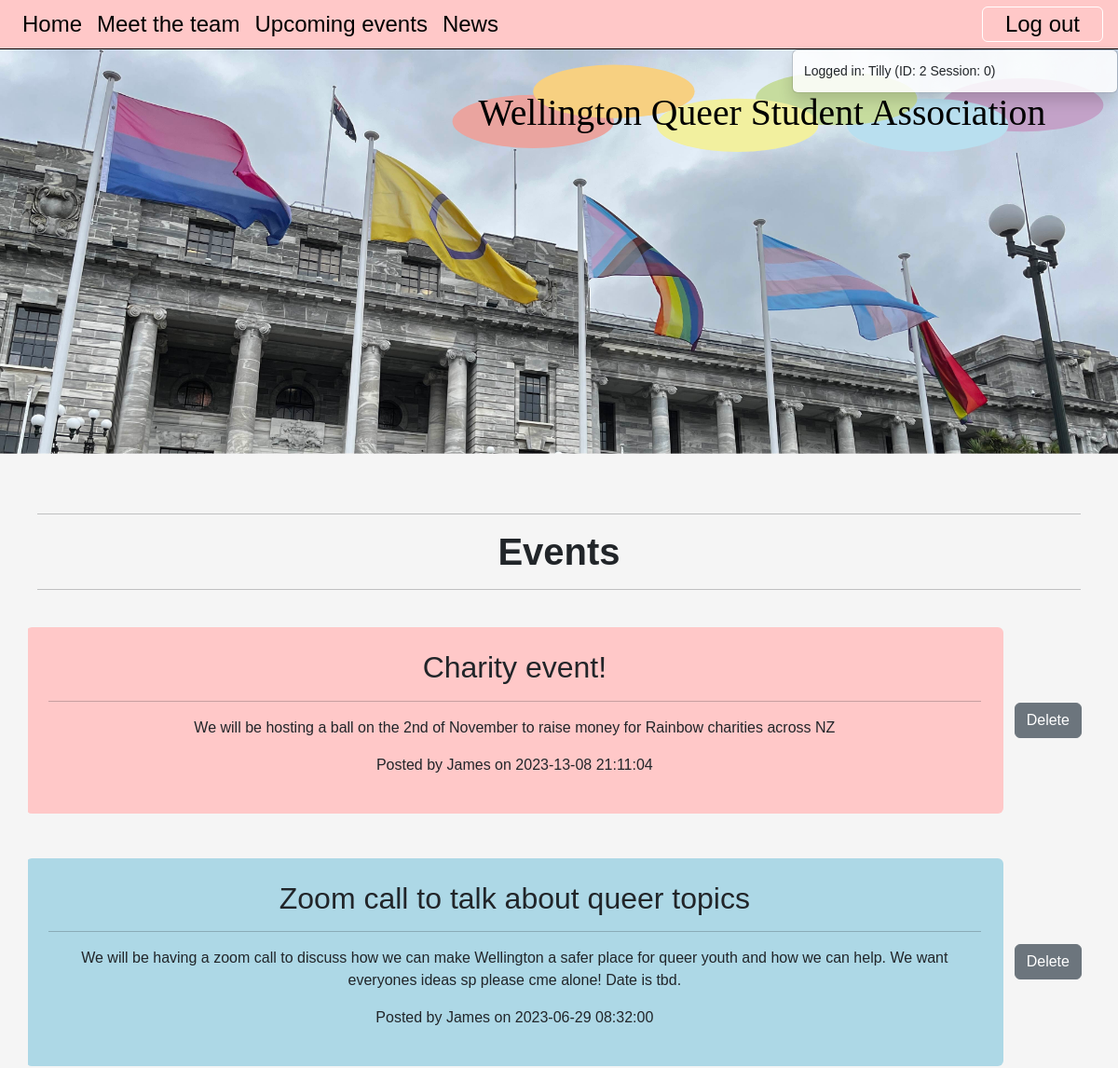
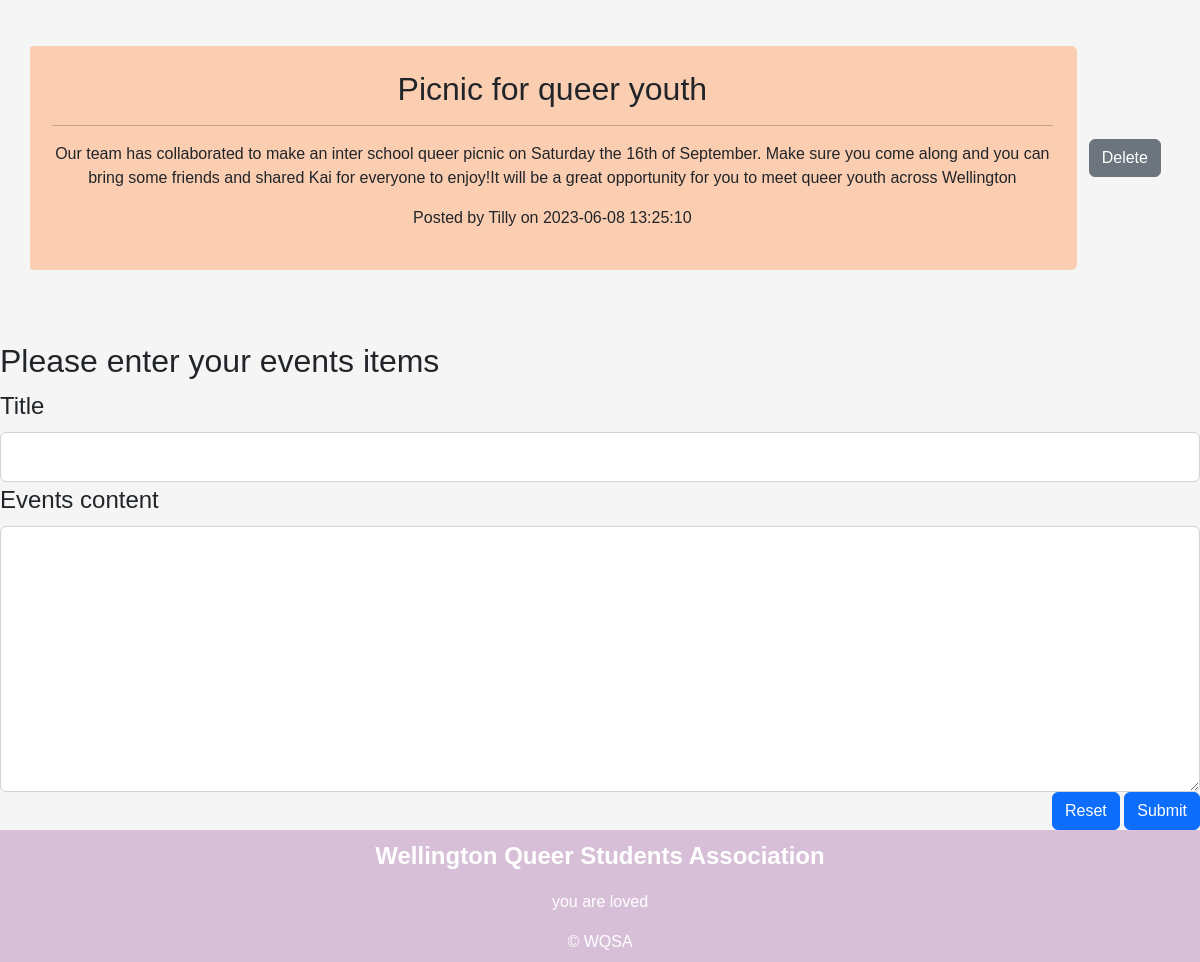
Page /upcoming_events (signed in) on the committed database (2 pictures, top to bottom).
### tables this page shows
CREATE TABLE member(
    member_id integer primary key autoincrement not null,
    name text not null,
    email text not null unique,
    password text not null,
    authorisation integer not null
);

CREATE TABLE events(
    events_id integer primary key autoincrement not null,
    events_title text not null unique,
    events_content text not null unique,
    events_date date not null,
    member_id integer not null,
    foreign key(member_id) references member(member_id)
);

### server.py (the view, shortened to what this page needs)
@app.route("/upcoming_events", methods=['GET', 'POST'])
def upcoming_events():
    data = request.args
    if request.method == "GET":
        if 'task' in data and data['task'] == 'delete':
            sql = "delete from events where events_id =?"
            values_tuple = (data['id'],)
            result = run_commit_query(sql, values_tuple, db_path)
            if not result:
                return render_template('error.html', error='Failed to delete events_id')
    sql = """select events.events_id, events.events_title, events.events_content, events.events_date, member.name
      from events
      join member on events.member_id = member.member_id
      order by events.events_date desc;
      """
    events = run_search_query_tuples(sql, (), db_path, True)
    return render_template("events.html", events=events)

### db_functions.py (called while the page is built)
def run_search_query_tuples(sql_query, values_tuple, file_path, rowfactory=False):
    result = None
    try:
        db = sqlite3.connect(file_path)
        if rowfactory:
            db.row_factory = sqlite3.Row
        cursor = db.cursor()
        cursor.execute(sql_query, values_tuple)
        result = cursor.fetchall()
        cursor.close()
    except sqlite3.Error as error:
        print("Error running search query tuples: {}".format(error))
        return None
    db.close()
    if result is None:
        print("No search values were found")
    return result

### templates/events.html (shortened to what this page needs)
{% extends "layout.html" %}
{% block content %}
    <div class="container-lg py-sm-5 py-1">
        <hr> <h1>Events</h1> <hr>
        {% for row in events %}
            <div class="row align-items-center">
                <div id="eventsid-{{loop.index}}" class="col p-4 my-4 container-sm rounded text-center">
                    <h2>{{row['events_title']}}</h2>
                    <hr/>
                    <p class="events-text"> {{row['events_content'] | replace("\n", "<br>") | safe}}</p>
                    <div class="events-meta">Posted by {{row['name']}} on {{row['events_date']}}</div>
                </div>
                {% if session and session['authorisation'] == 0 %}
                    <div class="events-meta col-sm-1">
                        <a class="btn btn-secondary" href="{{ url_for('upcoming_events', id=row['events_id'], task='delete')}}">Delete</a>
                    </div>
                {% endif %}
            </div>
        {% endfor %}
    </div>
    {% if session and ( session['authorisation'] == 0 or session['authorisation'] == 1 ) %}
        <h2>Please enter your events items</h2>
        <form action="{{url_for('upcoming_events', task='add')}}" method="POST">
            <div>
                <label for="events_title" class="form-label">Title</label>
                <input type="text" class="form-control" id="events_title" name="events_title" placeholder="" required>
            </div>
            <div>
                <label for="events_content" class="form-label">Events content</label>
                <textarea class="form-control" id="events_content" name="events_content" placeholder="" rows="7" required></textarea>
            </div>
            <div class="text-end">
                <button type="reset" class="btn btn-primary">Reset</button>
                <button type="submit" class="btn btn-primary">Submit</button>
            </div>
        </form>
    {% endif %}
{% endblock %}

### templates/layout.html (shortened to what this page needs)
<!DOCTYPE html>
<html lang="en">
<head>
    <link href="https://cdn.jsdelivr.net/npm/bootstrap@5.2.3/dist/css/bootstrap.min.css" rel="stylesheet">
    <link rel="stylesheet" href="static/styles.css">
</head>
<body>
    <div class="container-fluid">
        <nav class="navbar navbar-expand-lg px-3 py-0 A">
            <div class="collapse navbar-collapse" id="collapsibleNavbar">
                <ul class="navbar-nav">
                    <li class="nav-item">
                        <a class="nav-link" href="{{url_for('index')}}">Home</a>
                    </li>
                    <li class="nav-item">
                        <a class="nav-link" href="{{url_for('meet_the_team')}}">Meet the team</a>
                    </li>
                    <li class="nav-item">
                        <a class="nav-link" href="{{url_for('upcoming_events')}}">Upcoming events</a>
                    </li>
                    <li class="nav-item">
                        <a class="nav-link" href="{{url_for('news')}}">News</a>
                    </li>
                </ul>
                <div class="ms-auto">
                    {% if session %}
                    <a href="{{url_for('logout')}}" class="nav-link btn btn-outline">Log out</a>
                    {% else %}
                    <a href="{{url_for('get_involved')}}" class="nav-link btn btn-outline" >Get involved</a>
                    <a href="{{url_for('login')}}" class="nav-link btn btn-outline">Log in</a>
                    {% endif %}
                </div>
            </div>
        </nav>
    </div>
    {% if session %}
    <div class="toast-container position-absolute top-60 end-0">
        <div class="toast show">
            <div class="toast-body">
                Logged in: {{session['name']}} (ID: {{session['member_id']}} Session: {{session['authorisation']}})
            </div>
        </div>
    </div>
    {% endif %}
    <img class="img-fluid" src="static/images_WQSA/flags_parliment_banner.svg" alt="Photo of flags outside parliemtn">
    {% block content %}
    {% endblock %}
    <footer class="container-fluid footer-content">
        <p>Wellington Queer Students Association</p>
        <p>you are loved</p>
        <div>&copy; WQSA</div>
    </footer>
</body>
</html>

### static/styles.css (style rules this page uses)
:root { --brand-green: rgb(167,209,202); --brand-paper: rgb(245, 245, 245); }
body { font-family: 'Raleway', sans-serif; font-size: 100%; background-color: var(--brand-paper); margin: 0; }
.container-fluid { border: 0px solid blue; padding: 0px; }
.container-lg { border: 4px solid pink; padding: 10px; }
h1 { font-size: 2.5em; text-align: center; font-weight: 600; margin: 0; }
.container-fluid { border: 0px solid pink; }
.container-lg { border: 0px solid pink; overflow: auto; }
.A { background-color: rgb(255, 200, 200); }
.B { background-color: rgb(251, 206, 177); }
.E { background-color: rgb(173,216,230); }
.row { border: 0px solid blue; }
.footer-content { background-color: rgb(216,191,216); text-align: center; padding: 0.5em 0 0.5em 0; color: white; }
.footer-content p:first-child { font-weight: 600; font-size: 1.5em; }
.navbar { --brand-green-pale: rgb(223, 237, 224); background-color: rgb(255, 200, 200); border-bottom: 1px solid black; }
.nav-link { font-size: 1.5em; color: black; }
.btn-outline { border: 1px solid white; padding: 0 1em; }
nav .btn-outline { display: inline-block; }
label, input[type='text'], input[type='email'], textarea { font-size: 1.5em !important; }

### rows in the picture
member: name "Tilly"
events: events_title "Charity event!", events_content "We will be hosting a ball on the 2nd of November to raise money for Rainbow charities across NZ", name "James", events_date "2023-13-08 21:11:04"
events: events_title "Zoom call to talk about queer topics", events_content "We will be having a zoom call to discuss how we can make Wellington a safer place for queer youth and how we can help. We want everyones ideas sp please cme alone! Date is tbd.", name "James", events_date "2023-06-29 08:32:00"
events: events_title "Picnic for queer youth", events_content "Our team has collaborated to make an inter school queer picnic on Saturday the 16th of September. Make sure you come along and you can bring some friends and shared Kai for everyone to enjoy!It will be a great opportunity for you to meet queer youth across Wellington", name "Tilly", events_date "2023-06-08 13:25:10"

### other values in the picture
{{ session['member_id'] }} "2"
{{ session['authorisation'] }} "0"
